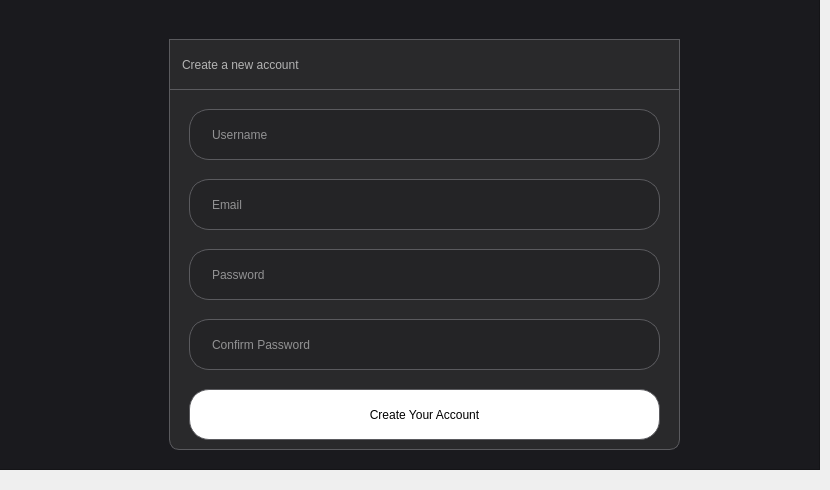
   <widget class="QWidget" name="new_account">
    <widget class="QFrame" name="frame_11">
     <property name="geometry">
      <rect>
       <x>-1</x>
       <y>-11</y>
       <width>821</width>
       <height>481</height>
      </rect>
     </property>
     <property name="styleSheet">
      <string notr="true">background-color: rgb(26, 26, 30);</string>
     </property>
     <property name="frameShape">
      <enum>QFrame::StyledPanel</enum>
     </property>
     <property name="frameShadow">
      <enum>QFrame::Raised</enum>
     </property>
     <widget class="QFrame" name="frame_12">
      <property name="geometry">
       <rect>
        <x>170</x>
        <y>50</y>
        <width>511</width>
        <height>411</height>
       </rect>
      </property>
      <property name="styleSheet">
       <string notr="true">background-color:rgb(41, 41, 43);
border-radius: 10px;
border: 0.7px solid rgb(90, 90, 94);</string>
      </property>
      <property name="frameShape">
       <enum>QFrame::StyledPanel</enum>
      </property>
      <property name="frameShadow">
       <enum>QFrame::Raised</enum>
      </property>
      <widget class="Line" name="line_4">
       <property name="geometry">
        <rect>
         <x>0</x>
         <y>0</y>
         <width>511</width>
         <height>51</height>
        </rect>
       </property>
       <property name="styleSheet">
        <string notr="true">border-radius: 0px;
</string>
       </property>
       <property name="orientation">
        <enum>Qt::Horizontal</enum>
       </property>
      </widget>
      <widget class="QLineEdit" name="email">
       <property name="geometry">
        <rect>
         <x>20</x>
         <y>140</y>
         <width>471</width>
         <height>51</height>
        </rect>
       </property>
       <property name="styleSheet">
        <string notr="true">QLineEdit{
background-color: rgb(36, 36, 38);
padding-left: 20px;
border-radius: 20px;
color: rgb(255, 255, 255);
	font: 81 11pt &quot;Nunito ExtraBold&quot;;
}
QLineEdit:hover{
border: 0.5px solid rgb(173, 173, 173);}</string>
       </property>
       <property name="placeholderText">
        <string>Email</string>
       </property>
      </widget>
      <widget class="QLineEdit" name="password_2">
       <property name="geometry">
        <rect>
         <x>20</x>
         <y>210</y>
         <width>471</width>
         <height>51</height>
        </rect>
       </property>
       <property name="styleSheet">
        <string notr="true">QLineEdit{
background-color: rgb(36, 36, 38);
padding-left: 20px;
border-radius: 20px;
color: rgb(255, 255, 255);
	font: 81 11pt &quot;Nunito ExtraBold&quot;;
}
QLineEdit:hover{
border: 0.5px solid rgb(173, 173, 173);}</string>
       </property>
       <property name="echoMode">
        <enum>QLineEdit::PasswordEchoOnEdit</enum>
       </property>
       <property name="placeholderText">
        <string>Password</string>
       </property>
      </widget>
      <widget class="QLabel" name="error">
       <property name="geometry">
        <rect>
         <x>13</x>
         <y>10</y>
         <width>341</width>
         <height>31</height>
        </rect>
       </property>
       <property name="styleSheet">
        <string notr="true"> border: 0px;
font: 75 11pt &quot;Nunito ExtraBold&quot;;
color: rgb(179, 179, 179);</string>
       </property>
       <property name="text">
        <string>Create a new account</string>
       </property>
      </widget>
      <widget class="QPushButton" name="cancel_2">
       <property name="geometry">
        <rect>
         <x>470</x>
         <y>9</y>
         <width>31</width>
         <height>32</height>
        </rect>
       </property>
       <property name="styleSheet">
        <string notr="true">border: 0px;</string>
       </property>
       <property name="text">
        <string/>
       </property>
       <property name="icon">
        <iconset resource="../icons/place.qrc">
         <normaloff>:/assets/cross-small.png</normaloff>:/assets/cross-small.png</iconset>
       </property>
       <property name="iconSize">
        <size>
         <width>26</width>
         <height>26</height>
        </size>
       </property>
      </widget>
      <widget class="QPushButton" name="newaccount">
       <property name="geometry">
        <rect>
         <x>20</x>
         <y>350</y>
         <width>471</width>
         <height>51</height>
        </rect>
       </property>
       <property name="styleSheet">
        <string notr="true">QPushButton{
border-radius: 20px;
background-color: rgb(255, 255, 255);
color: rgb(0, 0, 0);
}
QPushButton:hover{
border: 2px solid rgb(0, 0, 0);
padding-bottom: -5px;
}</string>
       </property>
       <property name="text">
        <string>Create Your Account</string>
       </property>
      </widget>
      <widget class="QLabel" name="label_11">
       <property name="geometry">
        <rect>
         <x>30</x>
         <y>205</y>
         <width>451</width>
         <height>16</height>
        </rect>
       </property>
       <property name="styleSheet">
        <string notr="true">color: rgb(255, 0, 0);
border: 0px;
background-color: transparent;</string>
       </property>
       <property name="text">
        <string/>
       </property>
       <property name="alignment">
        <set>Qt::AlignCenter</set>
       </property>
      </widget>
      <widget class="QLineEdit" name="confirm">
       <property name="geometry">
        <rect>
         <x>20</x>
         <y>280</y>
         <width>471</width>
         <height>51</height>
        </rect>
       </property>
       <property name="styleSheet">
        <string notr="true">QLineEdit{
background-color: rgb(36, 36, 38);
padding-left: 20px;
border-radius: 20px;
color: rgb(255, 255, 255);
	font: 81 11pt &quot;Nunito ExtraBold&quot;;
}
QLineEdit:hover{
border: 0.5px solid rgb(173, 173, 173);}</string>
       </property>
       <property name="echoMode">
        <enum>QLineEdit::PasswordEchoOnEdit</enum>
       </property>
       <property name="placeholderText">
        <string>Confirm Password</string>
       </property>
      </widget>
      <widget class="QLineEdit" name="user_3">
       <property name="geometry">
        <rect>
         <x>20</x>
         <y>70</y>
         <width>471</width>
         <height>51</height>
        </rect>
       </property>
       <property name="styleSheet">
        <string notr="true">QLineEdit{
background-color: rgb(36, 36, 38);
padding-left: 20px;
border-radius: 20px;
color: rgb(255, 255, 255);
font: 81 11pt &quot;Nunito ExtraBold&quot;;
}
QLineEdit:hover{
border: 0.5px solid rgb(173, 173, 173);}</string>
       </property>
       <property name="placeholderText">
        <string>Username</string>
       </property>
      </widget>
     </widget>
    </widget>
   </widget>
